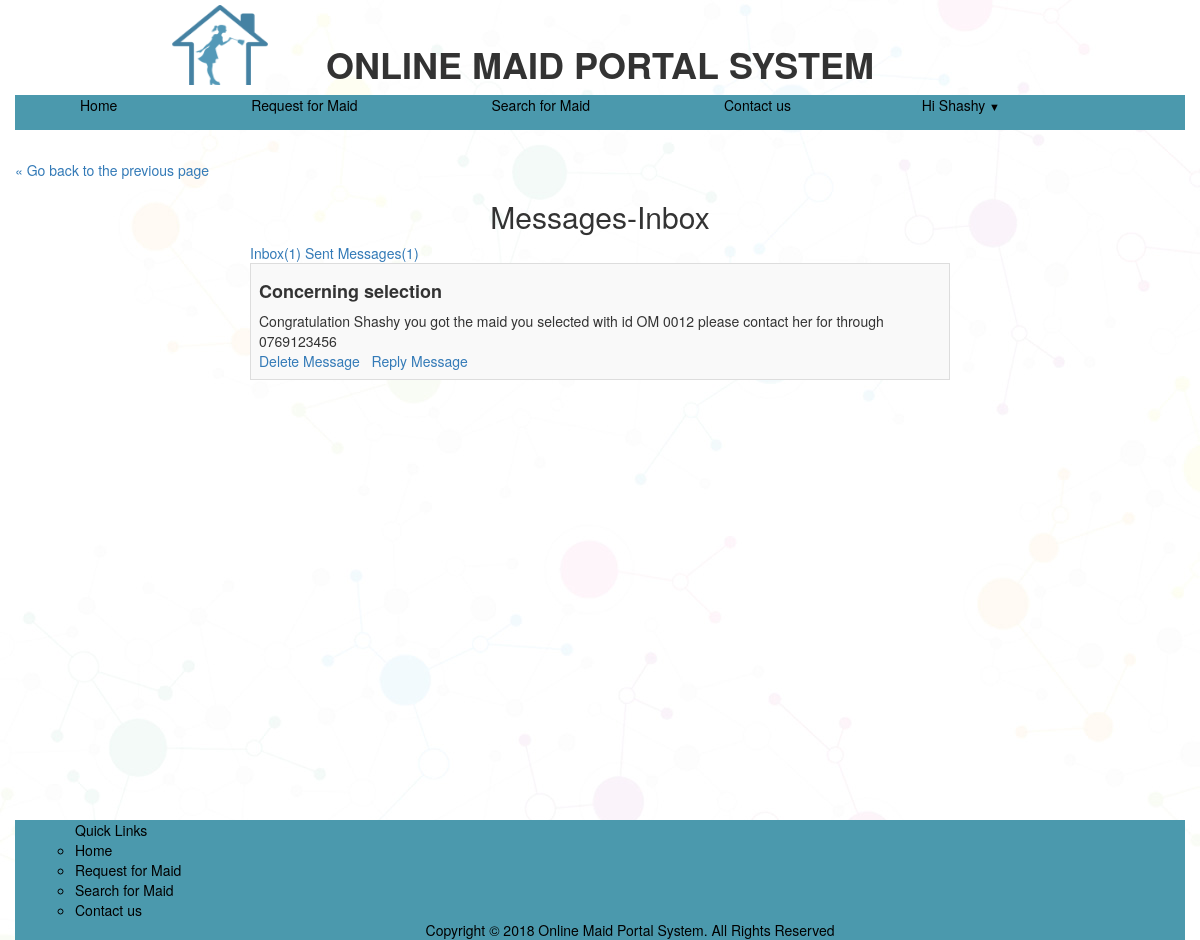
The page /message.php (signed in) on the database its author committed.
### tables this page shows
CREATE TABLE `pm` (
  `id` int(200) NOT NULL auto_increment,
  `title` varchar(256) NOT NULL,
  `username` varchar(30) NOT NULL,
  `message` varchar(200) NOT NULL,
  PRIMARY KEY  (`id`)
);

### message.php (the view, shortened to what this page needs)
<!DOCTYPE html>
<html>
<head>
<link href="bootstrap.min.css" rel="stylesheet">
<link rel="stylesheet" href="home.css" type="text/css">
<link rel="stylesheet" href="style.css" type="text/css">
<link rel="stylesheet" href="profile.css" type="text/css">
</head>
<body style="background: url(images/a.jpg)">
<div class="container">
<div class="header-left">
<img src="images/1.jpg">
</div>
<h1 align="center"> ONLINE MAID PORTAL SYSTEM</h1>
<div class="top">
<a  href="home.php"class="active">Home</a>
<a href="order.php">Request for Maid</a>
<a href="search.php">Search for Maid</a>
<a href="contact.php">Contact us</a>
<div class="submenu">
<a class="dropbtn">Hi <?php echo $_SESSION['username']; ?>
 <span class="arrow">&#9660;</span>
</a>
</div>
</div>
<p><a href="javascript:history.go(-1)" title="Return to the previous Page">&laquo; Go back to the previous page</a></p>
<div class="mytable">
<h2 align="center" >Messages-Inbox</h2>
<?php
        $connection = mysqli_connect('localhost', 'root', '');
        $sql="SELECT id FROM  pm WHERE username='$_SESSION[username]'";
        $fetch=mysqli_query($connection, $sql);
        $inbox = $fetch->num_rows;
        ?>
       <a href="">Inbox(<?php echo"$inbox"; ?>)</a>
<?php
        $connection = mysqli_connect('localhost', 'root', '');
        $sql="SELECT id FROM  reply WHERE username='$_SESSION[username]'";
        $fetch=mysqli_query($connection, $sql);
        $sent = $fetch->num_rows;
        ?>
     <a href="sent.php">Sent Messages(<?php echo"$sent"; ?>)</a>
    <table  class="table table-striped table-bordered table-hover" id="dataTables-example">
    <tbody>
        <?php
  $connection = mysqli_connect('localhost', 'root', '');
    $query="SELECT * from pm WHERE username='".$_SESSION['username']."'";
    $result=mysqli_query($connection,$query);
    while($row=mysqli_fetch_array($result))
        {
          $user_id=$row[0];
            $user_title=$row[1];
            $user_msg=$row[3];
?>
          <tr>
            <td><h4><?php echo $user_title;  ?></h4>
                <?php echo $user_msg;  ?><br/>
            <a href="delete.php?id=<?php echo $user_id; ?>" onclick="return confirm('Are you sure you want to delete');">Delete Message</a>&nbsp&nbsp
            <a href="reply.php?id=<?php echo $user_id; ?>">Reply Message</a>
          </td>
        </tr>
        <?php } ?>
</tbody>
    </table>
</div>
<div class="footer" style="margin-top: px;">
        <ul>
    Quick Links
<li><a  href="home.php">Home</a></li>
<li><a href="order.php">Request for Maid</a></li>
<li><a href="search.php">Search for Maid</a></li>
<li><a href="contact.php">Contact us</a></li>
<center>Copyright &copy; 2018 Online Maid Portal System. All Rights Reserved</center>
</ul>
</div>
</div>
</body>
</html>

### home.css (style rules this page uses)
.container { width: 100%; }
.top a { padding: 20px 65px; }
.active { background-color: ; }
.header-left { width:210px; height:40px; }
.header-left img { width:150px; height:80px; margin-left:130px; margin-top: 5px; }
h1 { margin-top: 5px; font-weight: bold; }
.submenu { float: right; margin-right: 120px; overflow: hidden; }
.arrow { font-size:11px; }
ul { list-style-type: circle; margin-left:20px; margin-top:140px; color: black; }
li a { text-decoration: none; color: black; }
.footer { background-color: #4B99AD; height: 120px; }

### style.css (style rules this page uses)
.top { background-color:#4B99AD; height: 35px; }
.top a { color: black; text-decoration: none; }

### profile.css (style rules this page uses)
p { margin-top: 30px; }
h2 { padding:20px 35px; margin:-10px -50px; text-align:center; }
img { margin-left: 430px; margin-top: -540px; }

### message.php (style rules this page uses)
h4 { font-weight: bold; }
.mytable { margin:0 auto; width:700px; height: 500px; }

### rows shown on the page
pm: title "Concerning selection", message "Congratulation Shashy you got the maid you selected with id OM 0012 please contact her for through 0769123456"

### other values the page prints
$_SESSION['username'] "Shashy"
$inbox "1"
$sent "1"
